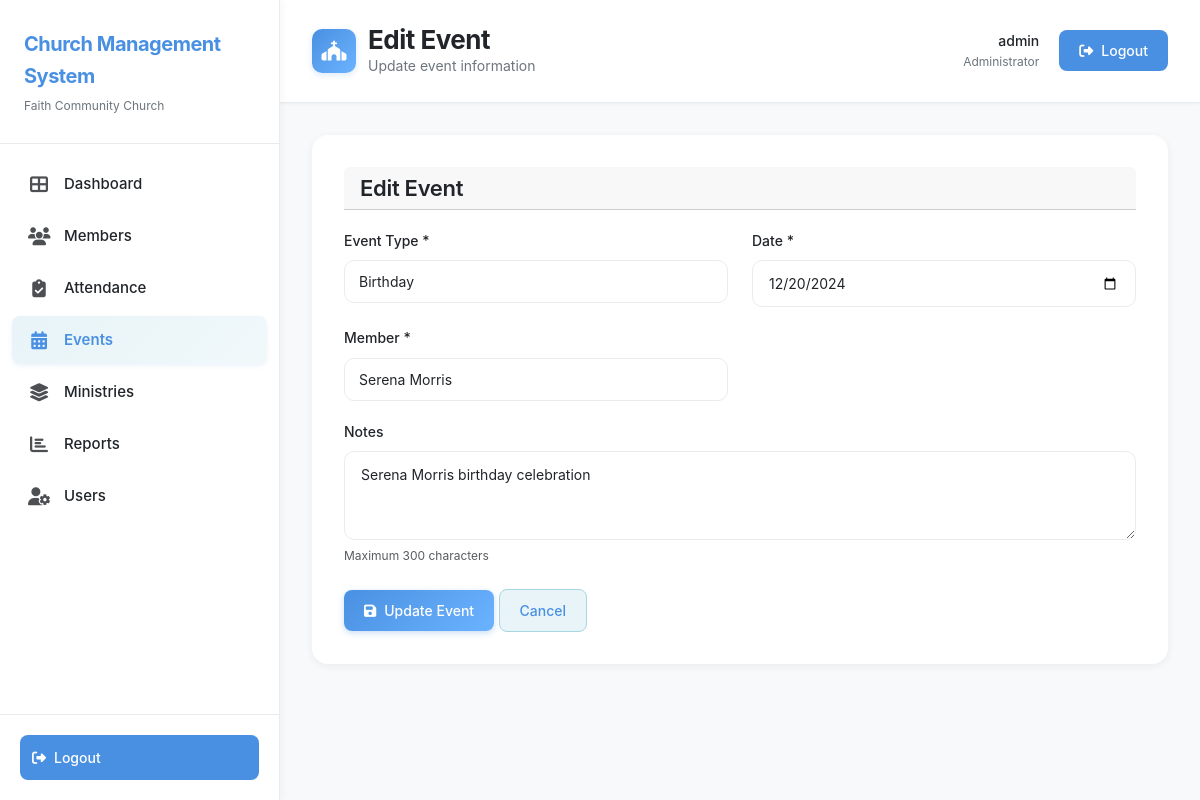
The app's page /events/edit.php?id=1 (signed in) with its own data.
### tables this page shows
CREATE TABLE IF NOT EXISTS Events (
  id INT AUTO_INCREMENT PRIMARY KEY,
  event_type ENUM('Wedding','Birthday','Anniversary','Baptism','Death'),
  date DATE NOT NULL,
  member_id INT NOT NULL,
  notes VARCHAR(300),
  FOREIGN KEY (member_id) REFERENCES Members(mem_id)
);

CREATE TABLE IF NOT EXISTS Members (
  mem_id INT AUTO_INCREMENT PRIMARY KEY,
  first_name VARCHAR(50) NOT NULL,
  middle_initials VARCHAR(10),
  last_name VARCHAR(50) NOT NULL,
  dob DATE,
  gender ENUM('Male','Female','Other'),
  home_address1 VARCHAR(100),
  home_address2 VARCHAR(100),
  town VARCHAR(50),
  parish VARCHAR(50),
  contact_home VARCHAR(20),
  contact_work VARCHAR(20),
  email VARCHAR(100) UNIQUE,
  next_of_kin_name VARCHAR(100),
  next_of_kin_address VARCHAR(150),
  next_of_kin_relation VARCHAR(50),
  next_of_kin_contact VARCHAR(20),
  next_of_kin_email VARCHAR(100),
  status ENUM('Member','Adherent','Visitor') DEFAULT 'Visitor',
  date_joined DATE,
  min_id VARCHAR(5),  
  passing_date DATE
);

### events/edit.php (the view, shortened to what this page needs)
<?php
$conn = getDBConnection();
$event_id = intval($_GET['id']);
$stmt = $conn->prepare("SELECT * FROM Events WHERE id = ?");
$stmt->bind_param("i", $event_id);
$stmt->execute();
$result = $stmt->get_result();
$event = $result->fetch_assoc();
$membersResult = $conn->query("SELECT mem_id, first_name, last_name FROM Members ORDER BY last_name, first_name");
$members = $membersResult->fetch_all(MYSQLI_ASSOC);
include __DIR__ . '/../includes/header.php';
?>
<div class="card">
    <div class="card-header">
        <h3 class="card-title">Edit Event</h3>
    </div>
    <form method="POST" action="" data-validate>
        <div class="row">
            <div class="col-md-6">
                <div class="form-group">
                    <label class="form-label">Event Type *</label>
                    <select class="form-select" name="event_type" required>
                        <option value="Birthday" <?php echo $event['event_type'] === 'Birthday' ? 'selected' : ''; ?>>Birthday</option>
                    </select>
                </div>
            </div>
            <div class="col-md-6">
                <div class="form-group">
                    <label class="form-label">Date *</label>
                    <input type="date" class="form-control" name="date" value="<?php echo $event['date']; ?>" required>
                </div>
            </div>
        </div>
        <div class="row">
            <div class="col-md-6">
                <div class="form-group">
                    <label class="form-label">Member *</label>
                    <select class="form-select" name="member_id" required>
                        <?php foreach ($members as $member): ?>
                            <option value="<?php echo $member['mem_id']; ?>" <?php echo $event['member_id'] == $member['mem_id'] ? 'selected' : ''; ?>>
                                <?php echo htmlspecialchars($member['first_name'] . ' ' . $member['last_name']); ?>
                            </option>
                        <?php endforeach; ?>
                    </select>
                </div>
            </div>
        </div>
        <div class="form-group">
            <label class="form-label">Notes</label>
            <textarea class="form-control" name="notes" rows="3" maxlength="300"><?php echo htmlspecialchars($event['notes'] ?: ''); ?></textarea>
            <small class="form-text text-muted">Maximum 300 characters</small>
        </div>
        <div class="mt-4">
            <button type="submit" class="btn btn-primary">
                <i class="fas fa-save"></i>
                Update Event
            </button>
            <a href="<?php echo BASE_URL; ?>events/view.php?id=<?php echo $event_id; ?>" class="btn btn-secondary">
                Cancel
            </a>
        </div>
    </form>
</div>
<?php include __DIR__ . '/../includes/footer.php'; ?>

### assets/css/style.css (style rules this page uses)
:root { --pastel-blue: #A8D5E2; --pastel-blue-dark: #7BB3C7; --pastel-blue-light: #E8F4F8; --pastel-blue-lighter: #F0F8FA; --blue-primary: #4A90E2; --blue-primary-light: #6BB3FF; --blue-primary-dark: #357ABD; --white: #FFFFFF; --gray-light: #F8F9FA; --gray-medium: #E9ECEF; --gray-dark: #6C757D; --text-dark: #212529; --text-light: #6C757D; --success: #4A90E2; --warning: #6BB3FF; --danger: #DC3545; --info: #4A90E2; }
* { margin: 0; padding: 0; box-sizing: border-box; }
html { overflow-x: hidden; max-width: 100vw; }
body { font-family: -apple-system, BlinkMacSystemFont, 'Segoe UI', Roboto, 'Helvetica Neue', Arial, sans-serif; background-color: var(--gray-light); color: var(--text-dark); line-height: 1.6; -webkit-font-smoothing: antialiased; -moz-osx-font-smoothing: grayscale; overflow-x: hidden; max-width: 100vw; }
.card { background: var(--white); border-radius: 16px; padding: 32px; margin-bottom: 24px; border: none; box-shadow: 0 2px 8px rgba(0, 0, 0, 0.06); transition: all 0.3s ease; }
.card-header { display: flex; justify-content: space-between; align-items: center; margin-bottom: 20px; }
.card-title { font-size: 22px; font-weight: 600; color: var(--text-dark); margin: 0; letter-spacing: -0.3px; }
.btn { padding: 10px 20px; border-radius: 8px; font-size: 14px; font-weight: 500; border: none; cursor: pointer; transition: all 0.2s; display: inline-flex; align-items: center; gap: 8px; }
.btn-primary { background: linear-gradient(135deg, var(--blue-primary) 0%, var(--blue-primary-light) 100%); color: var(--white); border: none; box-shadow: 0 2px 6px rgba(74, 144, 226, 0.3); font-weight: 500; }
.btn-secondary { background: var(--pastel-blue-light); color: var(--blue-primary); border: 1px solid var(--pastel-blue); }
.form-group { margin-bottom: 20px; }
.form-label { display: block; margin-bottom: 8px; font-weight: 500; color: var(--text-dark); font-size: 14px; }
.form-control { width: 100%; padding: 12px 16px; border: 1.5px solid var(--gray-medium); border-radius: 10px; font-size: 14px; transition: all 0.2s; background: var(--white); }
.form-select { width: 100%; padding: 10px 14px; border: 1.5px solid var(--gray-medium); border-radius: 10px; font-size: 14px; background: var(--white); transition: all 0.2s; color: var(--text-dark); }
.form-text { display: block; margin-top: 6px; font-size: 12px; color: var(--text-light); }
.mt-4 { margin-top: 32px; }

### records on screen
events: event_type "Birthday", date "12/20/2024", member_id "Serena Morris", notes "Serena Morris birthday celebration"

### other values on screen
$pageTitle "Edit Event"
$pageSubtitle "Update event information"
$_SESSION['username'] "admin"
$_SESSION['role_name'] "Administrator"
